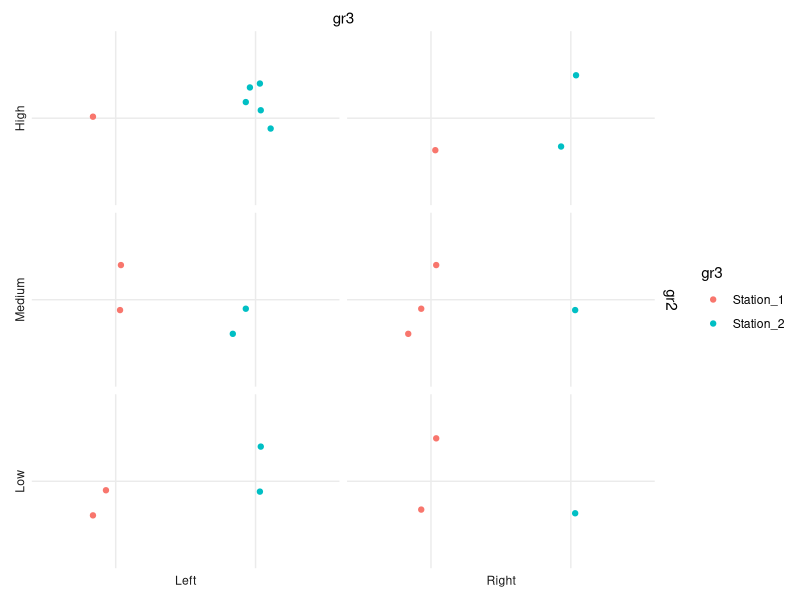

Here is the R script that generated this plot:
n <- 24
#seed <- 682 # sample(seq(100,999),1)
#c(seed=seed)
set.seed(682)
gr1 <- c("Left","Right")
gr2 <- c("Low","Medium","High")
gr3 <- c("Station_1","Station_2")
gr1 <- sample(gr1,n,replace=TRUE) |> factor(levels=gr1,ordered=TRUE)
gr2 <- sample(gr2,n,replace=TRUE) |> factor(levels=gr2,ordered=TRUE)
gr3 <- sample(gr3,n,replace=TRUE) |> factor(levels=gr3,ordered=!TRUE)
# gr3 <- as.integer(gr3)
da <- data.frame(gr1=gr1,gr2=gr2,gr3=gr3)
str(da)
require(ggplot2)
p <- ggplot(da,aes(gr3,gr2,color=gr3))
# p <- ggplot(da,aes(gr1,gr2))
p <- p+scale_x_discrete(labels=element_blank(),position="top")
p <- p+scale_y_discrete(labels=element_blank(),position="right")
#p <- p+geom_jitter(aes(gr1,gr2,color=gr3),width = 0.3, height = 0.3)
#p <- p+geom_count(position=position_dodge(width=0))
p <- p+geom_jitter(position=position_jitterdodge(jitter.height=0.3,jitter.width=0.8,dodge.width=0))
#p <- p+geom_point(position=position_jitter(height=0.2))
# p <- p+geom_violin()
p <- p+facet_grid(gr2~gr1,scales="free",space="free",as.table=FALSE,switch="both")
# p <- p+geom_count(position=position_dodge(width=0.2))
p <- p+theme_minimal()
#p <- p+theme(strip.text.x=element_blank())
#p <- p+theme(strip.text.y=element_blank())
p
